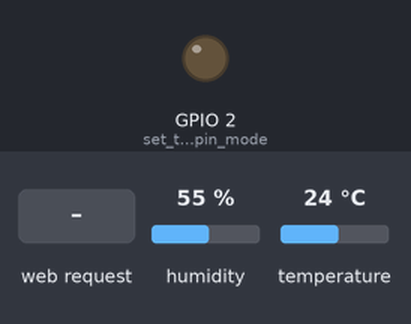
Bench run of a sketch on a simulated ESP32. On the bench: output pins drawn as LEDs (lit = HIGH). The test bench sets the inputs (shaded band); at power-on: humidity 55 %, temperature 24 °C. WiFi joins after 1.5 s; servers stay silent unless stated; what the sketch prints to the serial monitor is not drawn.

Above: at 2.7 s.
2.8 s: HTTP request GET /H received
At 3.2 s:
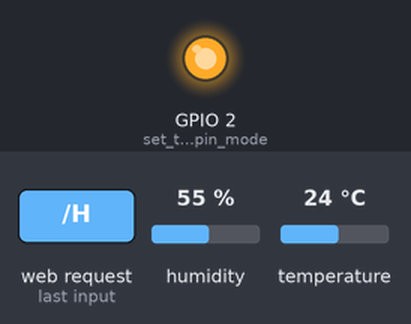
4.3 s: HTTP request GET /L received
At 5.3 s:
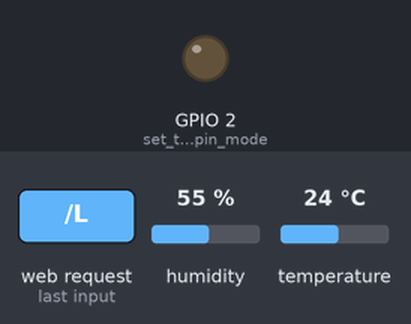
Timing chart, 0 to 7.3 s (numbered marks = the images above; inputs shaded):
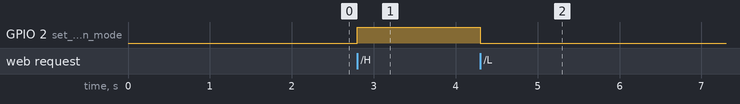

The sketch:

SimpleWiFiServer.ino
```cpp
/*
 WiFi Web Server LED Blink

 A simple web server that lets you blink an LED via the web.
 This sketch will print the IP address of your WiFi Shield (once connected)
 to the Serial monitor. From there, you can open that address in a web browser
 to turn on and off the LED on pin 5.

 If the IP address of your shield is yourAddress:
 http://yourAddress/H turns the LED on
 http://yourAddress/L turns it off

 This example is written for a network using WPA2 encryption. For insecure
 WEP or WPA, change the Wifi.begin() call and use Wifi.setMinSecurity() accordingly.

 Circuit:
 * WiFi shield attached
 * LED attached to pin 5

 created for arduino 25 Nov 2012
 by Tom Igoe

ported for sparkfun esp32
31.01.2017 by Jan Hendrik Berlin

 */

//Wifi setup
#include <WiFi.h>
const char* ssid     = "RymdRT21_69SPCnCO";
const char* password = "69438547";
WiFiServer server(80);

//current module
#include "DHT.h"
#define DHTPIN 15     // Digital pin connected to the DHT sensor
#define DHTTYPE DHT22   // DHT 22  (AM2302), AM2321

DHT dht(DHTPIN, DHTTYPE);
void setup()
{
    Serial.begin(115200);
    pinMode(2, OUTPUT);      // set the LED pin mode

    delay(10);

    // We start by connecting to a WiFi network

    Serial.println();
    Serial.println();
    Serial.print("Connecting to ");
    Serial.println(ssid);

    WiFi.begin(ssid, password);

    while (WiFi.status() != WL_CONNECTED) {
        delay(500);
        Serial.print(".");
    }

    Serial.println("");
    Serial.println("WiFi connected.");
    Serial.println("IP address: ");
    Serial.println(WiFi.localIP());

    server.begin();
    //initate DHT sensor
    dht.begin();


}

void loop(){
 WiFiClient client = server.available();   // listen for incoming clients

  if (client) {                             // if you get a client,
    Serial.println("New Client.");           // print a message out the serial port
    String currentLine = "";                // make a String to hold incoming data from the client
    while (client.connected()) {            // loop while the client's connected
      if (client.available()) {             // if there's bytes to read from the client,
        char c = client.read();             // read a byte, then
        Serial.write(c);                    // print it out the serial monitor
        if (c == '\n') {                    // if the byte is a newline character

          // if the current line is blank, you got two newline characters in a row.
          // that's the end of the client HTTP request, so send a response:
          if (currentLine.length() == 0) {
            // HTTP headers always start with a response code (e.g. HTTP/1.1 200 OK)
            // and a content-type so the client knows what's coming, then a blank line:
            client.println("HTTP/1.1 200 OK");
            client.println("Content-type:text/html");
            client.println();

            float h = dht.readHumidity();
            float t = dht.readTemperature();
            // the content of the HTTP response follows the header:
            client.print("Click <a href=\"/H\">here</a> to turn the LED on.<br>");
            client.print("Click <a href=\"/L\">here</a> to turn the LED off.<br>");
            client.print("<h1>This is a test: ");
            client.print(h);
            client.print(" - : - ");
            client.print(t);
            client.print("</h1>");

            // The HTTP response ends with another blank line:
            client.println();
            // break out of the while loop:
            break;
          } else {    // if you got a newline, then clear currentLine:
            currentLine = "";
          }
        } else if (c != '\r') {  // if you got anything else but a carriage return character,
          currentLine += c;      // add it to the end of the currentLine
        }

        // Check to see if the client request was "GET /H" or "GET /L":
        if (currentLine.endsWith("GET /H")) {
          digitalWrite(2, HIGH);               // GET /H turns the LED on
        }
        if (currentLine.endsWith("GET /L")) {
          digitalWrite(2, LOW);                // GET /L turns the LED off
        }
      }
    }
    // close the connection:
    client.stop();
    Serial.println("Client Disconnected.");
  }
}
```

Measured:
- after the input at 2.8 s, GPIO 2 (set_the_LED_pin_mode): LOW → HIGH at once
- after the input at 4.3 s, GPIO 2 (set_the_LED_pin_mode): HIGH → LOW at once
